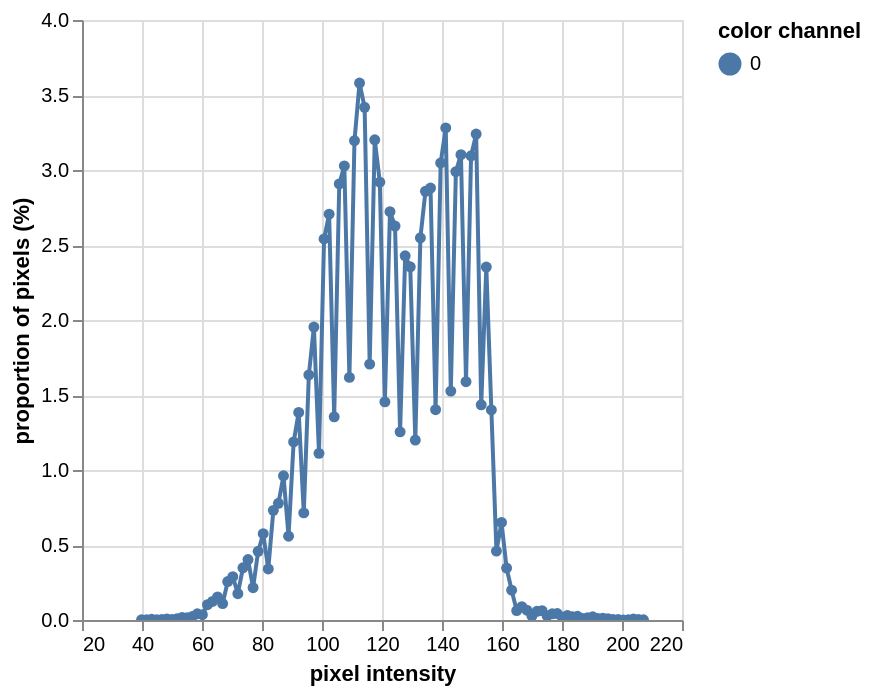

The notebook cell saved with this chart:
### Code cell
# Histogram of unequalized gray scale image
hist = pcv.visualize.histogram(a)

### Figure 1 — Vega-Lite specification as saved in the notebook (floating-point values rounded to 4 significant figures)
{"config": {"view": {"continuousWidth": 300, "continuousHeight": 300}}, "data": {"name": "data-7447046e80e56db43b33abd88994e0f8"}, "mark": {"type": "line", "point": true}, "encoding": {"color": {"field": "color channel", "type": "nominal"}, "tooltip": [{"field": "pixel intensity", "type": "quantitative"}, {"field": "proportion of pixels (%)", "type": "quantitative"}], "x": {"field": "pixel intensity", "type": "quantitative"}, "y": {"field": "proportion of pixels (%)", "type": "quantitative"}}, "params": [{"name": "param_2", "select": {"type": "interval", "encodings": ["x", "y"]}, "bind": "scales"}], "$schema": "https://vega.github.io/schema/vega-lite/v5.20.1.json", "datasets": {"data-7447046e80e56db43b33abd88994e0f8": [{"pixel intensity": 39.84, "proportion of pixels (%)": 0.001526, "hist_count": 1, "color channel": "0"}, {"pixel intensity": 41.53, "proportion of pixels (%)": 0.001526, "hist_count": 1, "color channel": "0"}, {"pixel intensity": 43.23, "proportion of pixels (%)": 0.004578, "hist_count": 3, "color channel": "0"}, {"pixel intensity": 44.91, "proportion of pixels (%)": 0.001526, "hist_count": 1, "color channel": "0"}, {"pixel intensity": 46.61, "proportion of pixels (%)": 0.003052, "hist_count": 2, "color channel": "0"}, {"pixel intensity": 48.3, "proportion of pixels (%)": 0.007629, "hist_count": 5, "color channel": "0"}, {"pixel intensity": 49.98, "proportion of pixels (%)": 0.003052, "hist_count": 2, "color channel": "0"}, {"pixel intensity": 51.67, "proportion of pixels (%)": 0.009155, "hist_count": 6, "color channel": "0"}, {"pixel intensity": 53.36, "proportion of pixels (%)": 0.01678, "hist_count": 11, "color channel": "0"}, {"pixel intensity": 55.05, "proportion of pixels (%)": 0.01526, "hist_count": 10, "color channel": "0"}, {"pixel intensity": 56.75, "proportion of pixels (%)": 0.02289, "hist_count": 15, "color channel": "0"}, {"pixel intensity": 58.44, "proportion of pixels (%)": 0.0412, "hist_count": 27, "color channel": "0"}, {"pixel intensity": 60.12, "proportion of pixels (%)": 0.0351, "hist_count": 23, "color channel": "0"}, {"pixel intensity": 61.81, "proportion of pixels (%)": 0.1022, "hist_count": 67, "color channel": "0"}, {"pixel intensity": 63.5, "proportion of pixels (%)": 0.1236, "hist_count": 81, "color channel": "0"}, {"pixel intensity": 65.19, "proportion of pixels (%)": 0.1541, "hist_count": 101, "color channel": "0"}, {"pixel intensity": 66.88, "proportion of pixels (%)": 0.1099, "hist_count": 72, "color channel": "0"}, {"pixel intensity": 68.58, "proportion of pixels (%)": 0.2563, "hist_count": 168, "color channel": "0"}, {"pixel intensity": 70.27, "proportion of pixels (%)": 0.2884, "hist_count": 189, "color channel": "0"}, {"pixel intensity": 71.95, "proportion of pixels (%)": 0.1755, "hist_count": 115, "color channel": "0"}, {"pixel intensity": 73.65, "proportion of pixels (%)": 0.3479, "hist_count": 228, "color channel": "0"}, {"pixel intensity": 75.34, "proportion of pixels (%)": 0.4028, "hist_count": 264, "color channel": "0"}, {"pixel intensity": 77.03, "proportion of pixels (%)": 0.2151, "hist_count": 141, "color channel": "0"}, {"pixel intensity": 78.72, "proportion of pixels (%)": 0.4578, "hist_count": 300, "color channel": "0"}, {"pixel intensity": 80.41, "proportion of pixels (%)": 0.5753, "hist_count": 377, "color channel": "0"}, {"pixel intensity": 82.09, "proportion of pixels (%)": 0.3403, "hist_count": 223, "color channel": "0"}, {"pixel intensity": 83.78, "proportion of pixels (%)": 0.7309, "hist_count": 479, "color channel": "0"}, {"pixel intensity": 85.47, "proportion of pixels (%)": 0.7782, "hist_count": 510, "color channel": "0"}, {"pixel intensity": 87.16, "proportion of pixels (%)": 0.9613, "hist_count": 630, "color channel": "0"}, {"pixel intensity": 88.85, "proportion of pixels (%)": 0.5585, "hist_count": 366, "color channel": "0"}, {"pixel intensity": 90.54, "proportion of pixels (%)": 1.187, "hist_count": 778, "color channel": "0"}, {"pixel intensity": 92.23, "proportion of pixels (%)": 1.384, "hist_count": 907, "color channel": "0"}, {"pixel intensity": 93.92, "proportion of pixels (%)": 0.7141, "hist_count": 468, "color channel": "0"}, {"pixel intensity": 95.62, "proportion of pixels (%)": 1.634, "hist_count": 1071, "color channel": "0"}, {"pixel intensity": 97.31, "proportion of pixels (%)": 1.953, "hist_count": 1280, "color channel": "0"}, {"pixel intensity": 99.0, "proportion of pixels (%)": 1.111, "hist_count": 728, "color channel": "0"}, {"pixel intensity": 100.7, "proportion of pixels (%)": 2.541, "hist_count": 1665, "color channel": "0"}, {"pixel intensity": 102.4, "proportion of pixels (%)": 2.705, "hist_count": 1773, "color channel": "0"}, {"pixel intensity": 104.1, "proportion of pixels (%)": 1.355, "hist_count": 888, "color channel": "0"}, {"pixel intensity": 105.8, "proportion of pixels (%)": 2.907, "hist_count": 1905, "color channel": "0"}, {"pixel intensity": 107.4, "proportion of pixels (%)": 3.027, "hist_count": 1984, "color channel": "0"}, {"pixel intensity": 109.1, "proportion of pixels (%)": 1.617, "hist_count": 1060, "color channel": "0"}, {"pixel intensity": 110.8, "proportion of pixels (%)": 3.195, "hist_count": 2094, "color channel": "0"}, {"pixel intensity": 112.5, "proportion of pixels (%)": 3.58, "hist_count": 2346, "color channel": "0"}, {"pixel intensity": 114.2, "proportion of pixels (%)": 3.418, "hist_count": 2240, "color channel": "0"}, {"pixel intensity": 115.9, "proportion of pixels (%)": 1.706, "hist_count": 1118, "color channel": "0"}, {"pixel intensity": 117.6, "proportion of pixels (%)": 3.201, "hist_count": 2098, "color channel": "0"}, {"pixel intensity": 119.3, "proportion of pixels (%)": 2.919, "hist_count": 1913, "color channel": "0"}, {"pixel intensity": 121.0, "proportion of pixels (%)": 1.454, "hist_count": 953, "color channel": "0"}, {"pixel intensity": 122.7, "proportion of pixels (%)": 2.722, "hist_count": 1784, "color channel": "0"}, {"pixel intensity": 124.3, "proportion of pixels (%)": 2.626, "hist_count": 1721, "color channel": "0"}, {"pixel intensity": 126.0, "proportion of pixels (%)": 1.254, "hist_count": 822, "color channel": "0"}, {"pixel intensity": 127.7, "proportion of pixels (%)": 2.428, "hist_count": 1591, "color channel": "0"}, {"pixel intensity": 129.4, "proportion of pixels (%)": 2.354, "hist_count": 1543, "color channel": "0"}, {"pixel intensity": 131.1, "proportion of pixels (%)": 1.199, "hist_count": 786, "color channel": "0"}, {"pixel intensity": 132.8, "proportion of pixels (%)": 2.548, "hist_count": 1670, "color channel": "0"}, {"pixel intensity": 134.5, "proportion of pixels (%)": 2.858, "hist_count": 1873, "color channel": "0"}, {"pixel intensity": 136.2, "proportion of pixels (%)": 2.879, "hist_count": 1887, "color channel": "0"}, {"pixel intensity": 137.9, "proportion of pixels (%)": 1.402, "hist_count": 919, "color channel": "0"}, {"pixel intensity": 139.6, "proportion of pixels (%)": 3.047, "hist_count": 1997, "color channel": "0"}, {"pixel intensity": 141.2, "proportion of pixels (%)": 3.281, "hist_count": 2150, "color channel": "0"}, {"pixel intensity": 142.9, "proportion of pixels (%)": 1.526, "hist_count": 1000, "color channel": "0"}, {"pixel intensity": 144.6, "proportion of pixels (%)": 2.989, "hist_count": 1959, "color channel": "0"}, {"pixel intensity": 146.3, "proportion of pixels (%)": 3.102, "hist_count": 2033, "color channel": "0"}, {"pixel intensity": 148.0, "proportion of pixels (%)": 1.588, "hist_count": 1041, "color channel": "0"}, {"pixel intensity": 149.7, "proportion of pixels (%)": 3.094, "hist_count": 2028, "color channel": "0"}, {"pixel intensity": 151.4, "proportion of pixels (%)": 3.239, "hist_count": 2123, "color channel": "0"}, {"pixel intensity": 153.1, "proportion of pixels (%)": 1.434, "hist_count": 940, "color channel": "0"}, {"pixel intensity": 154.8, "proportion of pixels (%)": 2.353, "hist_count": 1542, "color channel": "0"}, {"pixel intensity": 156.5, "proportion of pixels (%)": 1.401, "hist_count": 918, "color channel": "0"}, {"pixel intensity": 158.1, "proportion of pixels (%)": 0.4593, "hist_count": 301, "color channel": "0"}, {"pixel intensity": 159.8, "proportion of pixels (%)": 0.65, "hist_count": 426, "color channel": "0"}, {"pixel intensity": 161.5, "proportion of pixels (%)": 0.3464, "hist_count": 227, "color channel": "0"}, {"pixel intensity": 163.2, "proportion of pixels (%)": 0.1984, "hist_count": 130, "color channel": "0"}, {"pixel intensity": 164.9, "proportion of pixels (%)": 0.06256, "hist_count": 41, "color channel": "0"}, {"pixel intensity": 166.6, "proportion of pixels (%)": 0.0885, "hist_count": 58, "color channel": "0"}, {"pixel intensity": 168.3, "proportion of pixels (%)": 0.06561, "hist_count": 43, "color channel": "0"}, {"pixel intensity": 170.0, "proportion of pixels (%)": 0.02747, "hist_count": 18, "color channel": "0"}, {"pixel intensity": 171.7, "proportion of pixels (%)": 0.05798, "hist_count": 38, "color channel": "0"}, {"pixel intensity": 173.4, "proportion of pixels (%)": 0.06256, "hist_count": 41, "color channel": "0"}, {"pixel intensity": 175.0, "proportion of pixels (%)": 0.02747, "hist_count": 18, "color channel": "0"}, {"pixel intensity": 176.7, "proportion of pixels (%)": 0.0412, "hist_count": 27, "color channel": "0"}, {"pixel intensity": 178.4, "proportion of pixels (%)": 0.04272, "hist_count": 28, "color channel": "0"}, {"pixel intensity": 180.1, "proportion of pixels (%)": 0.01831, "hist_count": 12, "color channel": "0"}, {"pixel intensity": 181.8, "proportion of pixels (%)": 0.03052, "hist_count": 20, "color channel": "0"}, {"pixel intensity": 183.5, "proportion of pixels (%)": 0.02136, "hist_count": 14, "color channel": "0"}, {"pixel intensity": 185.2, "proportion of pixels (%)": 0.02441, "hist_count": 16, "color channel": "0"}, {"pixel intensity": 186.9, "proportion of pixels (%)": 0.01068, "hist_count": 7, "color channel": "0"}, {"pixel intensity": 188.6, "proportion of pixels (%)": 0.01526, "hist_count": 10, "color channel": "0"}, {"pixel intensity": 190.3, "proportion of pixels (%)": 0.02136, "hist_count": 14, "color channel": "0"}, {"pixel intensity": 191.9, "proportion of pixels (%)": 0.01068, "hist_count": 7, "color channel": "0"}, {"pixel intensity": 193.6, "proportion of pixels (%)": 0.01221, "hist_count": 8, "color channel": "0"}, {"pixel intensity": 195.3, "proportion of pixels (%)": 0.009155, "hist_count": 6, "color channel": "0"}, {"pixel intensity": 197.0, "proportion of pixels (%)": 0.003052, "hist_count": 2, "color channel": "0"}, {"pixel intensity": 198.7, "proportion of pixels (%)": 0.003052, "hist_count": 2, "color channel": "0"}, {"pixel intensity": 200.4, "proportion of pixels (%)": 0.0, "hist_count": 0, "color channel": "0"}, {"pixel intensity": 202.1, "proportion of pixels (%)": 0.001526, "hist_count": 1, "color channel": "0"}, {"pixel intensity": 203.8, "proportion of pixels (%)": 0.006104, "hist_count": 4, "color channel": "0"}, {"pixel intensity": 205.5, "proportion of pixels (%)": 0.003052, "hist_count": 2, "color channel": "0"}, {"pixel intensity": 207.2, "proportion of pixels (%)": 0.001526, "hist_count": 1, "color channel": "0"}]}}
